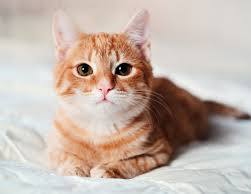
#> input picture photos/cat.jpeg, 251 x 194 px, found by its file name
$ python splitmerge.py
#> lines starting #> are read from the running program, lines starting #| are printed output that depends on the picture
# [16 lines of commented-out code are left out]

import cv2 as cv
import numpy as np

path_of_photos ="C:\Opencv\photos"
image_name ="\cat.jpeg"
img = cv.imread(path_of_photos+image_name)
#> img is the input picture: shape (194, 251, 3); mean B, G, R 171.8, 181.3, 197.3
cv.imshow('cat',img)
blank =np.zeros(img.shape[:2],dtype='uint8')
b,g,r=cv.split(img)
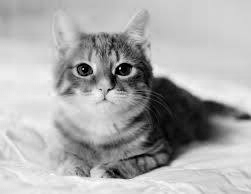
#> b: shape (194, 251); min 0, max 255, mean 171.8
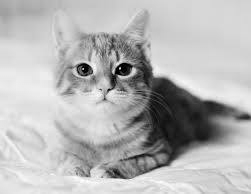
#> g: shape (194, 251); min 0, max 255, mean 181.3
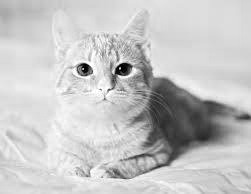
#> r: shape (194, 251); min 0, max 255, mean 197.3
blue=cv.merge([b,blank,blank])
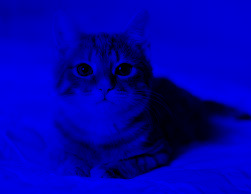
#> blue: shape (194, 251, 3); mean of channels 0, 1, 2 171.8, 0, 0; drawn as B, G, R
green=cv.merge([blank,g,blank])
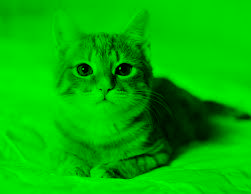
#> green: shape (194, 251, 3); mean of channels 0, 1, 2 0, 181.3, 0; drawn as B, G, R
red=cv.merge([blank,blank,r])
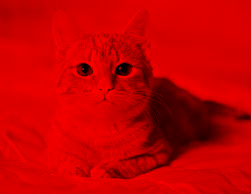
#> red: shape (194, 251, 3); mean of channels 0, 1, 2 0, 0, 197.3; drawn as B, G, R


cv.imshow('blue',b)
cv.imshow('green',g)
cv.imshow('red',r)
print(b.shape)
#| (194, 251)
print(g.shape)
#| (194, 251)
print(r.shape)
#| (194, 251)

merged=cv.merge([b,g,r])
cv.imshow('merged image',merged)
cv.waitKey(0)

$ run again, with photos/food grains.jpeg copied over photos/cat.jpeg
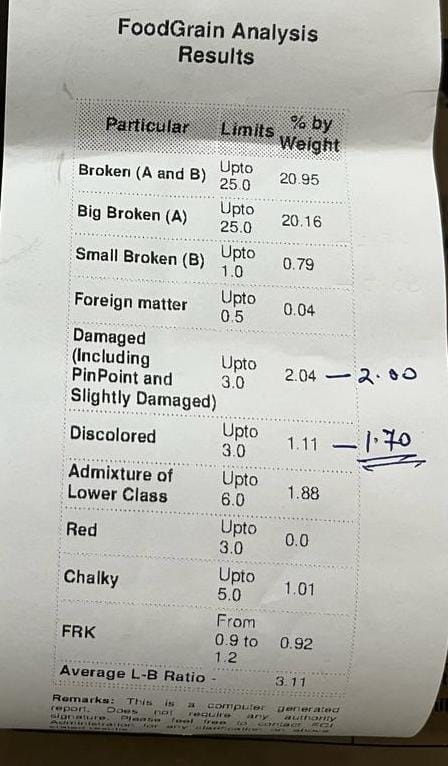
#> input picture photos/food grains.jpeg, 448 x 766 px, found by its file name
#> img is the input picture: shape (766, 448, 3); mean B, G, R 173.7, 179.8, 179.6
#> `green=cv.merge([blank,g,blank])`:
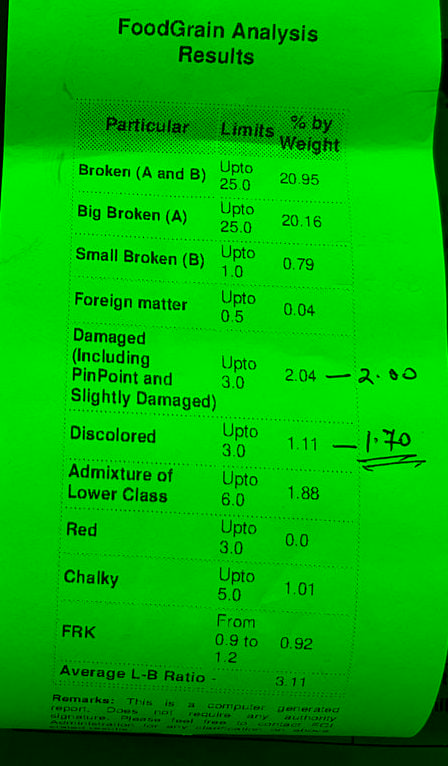
#> green: shape (766, 448, 3); mean of channels 0, 1, 2 0, 179.8, 0; drawn as B, G, R
#> `red=cv.merge([blank,blank,r])`:
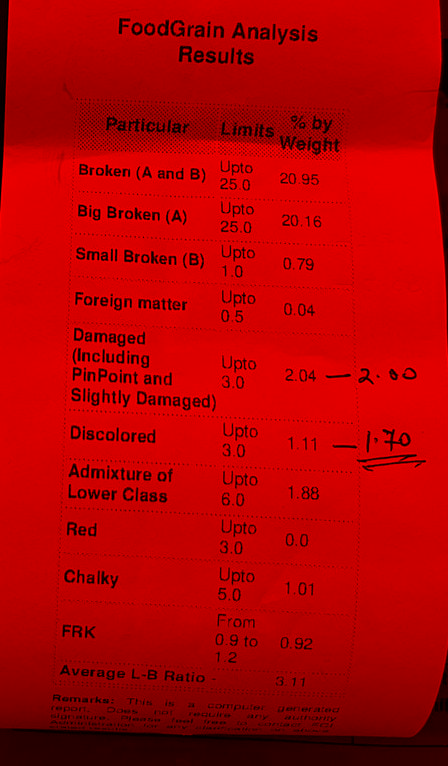
#> red: shape (766, 448, 3); mean of channels 0, 1, 2 0, 0, 179.6; drawn as B, G, R
#| (766, 448)
#| (766, 448)
#| (766, 448)

$ run again, with photos/images (3).jpeg copied over photos/cat.jpeg
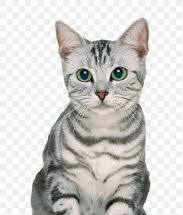
#> input picture photos/images (3).jpeg, 183 x 215 px, found by its file name
#> img is the input picture: shape (215, 183, 3); mean B, G, R 204.2, 206.6, 208.3
#> `green=cv.merge([blank,g,blank])`:
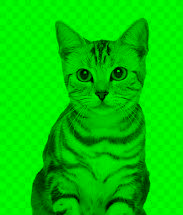
#> green: shape (215, 183, 3); mean of channels 0, 1, 2 0, 206.6, 0; drawn as B, G, R
#> `red=cv.merge([blank,blank,r])`:
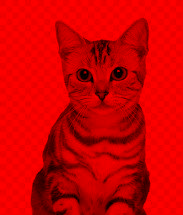
#> red: shape (215, 183, 3); mean of channels 0, 1, 2 0, 0, 208.3; drawn as B, G, R
#| (215, 183)
#| (215, 183)
#| (215, 183)
